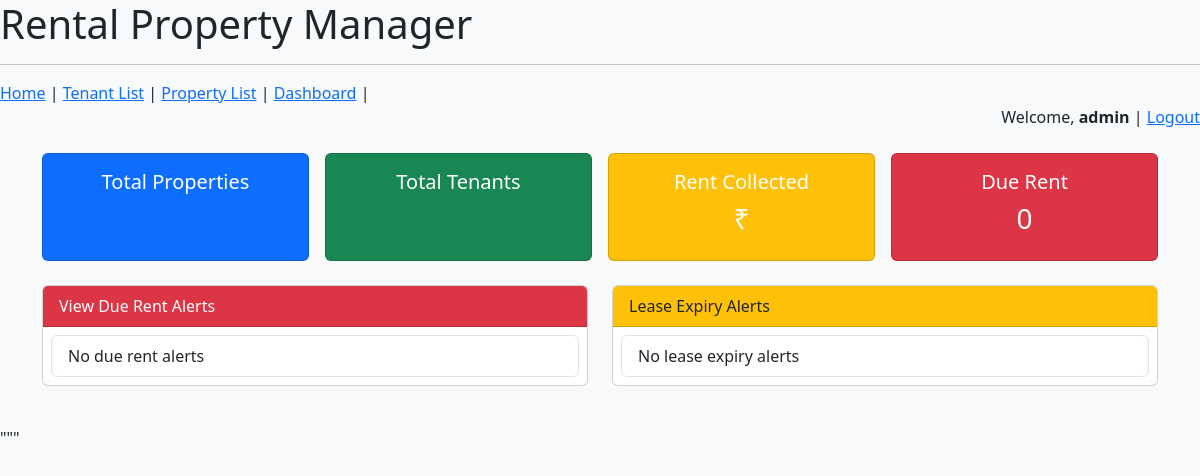
Page /dashboard (signed in) on the earlier database version.
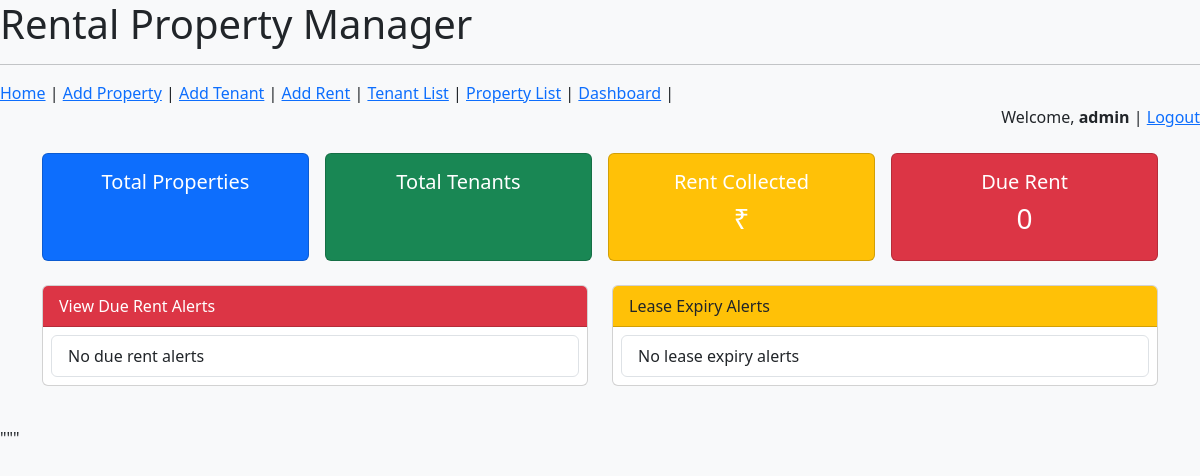
Same page on the later database version.
### mainapp/models.py (models this page shows, shortened)
class User(db.Model, UserMixin):
    id = db.Column(db.Integer, primary_key=True)  # Primary key for each user
    username = db.Column(db.String(80), unique=True, nullable=False)  # Username (unique)
    password = db.Column(db.String(255), nullable=False)  # Hashed password
    role = db.Column(db.String(50), nullable=False, default='viewer')  # User role (Admin, Manager, etc.)

### mainapp/routes.py (the view)
@app_routes.route("/dashboard")
@login_required
def dashboard():
    return render_template("dashboard.html")

### templates/dashboard.html (shortened to what this page needs)
{% extends 'base.html' %}
{% block content %}
<a href="{{ url_for('app_routes.home') }}">Home</a> |
{% if current_user.role == 'admin' %}
<a href="{{ url_for('app_routes.add_property') }}">Add Property</a> |
<a href="{{ url_for('app_routes.add_tenant') }}">Add Tenant</a> |
<a href="{{ url_for('app_routes.add_rent') }}">Add Rent</a> |
{% endif %}
<a href="{{ url_for('app_routes.list_tenants') }}">Tenant List</a> |
<a href="{{ url_for('app_routes.list_properties') }}">Property List</a> |
<a href="{{ url_for('app_routes.dashboard') }}">Dashboard</a> |
<div class="text-end">
  Welcome, <strong>{{ current_user.username }}</strong> |
  <a href="{{ url_for('app_routes.logout') }}">Logout</a>
</div>
<div class="container py-4">
    <div class="row g-3">
        <div class="col-md-3 col-6">
            <div class="card text-white bg-primary h-100">
                <div class="card-body text-center">
                    <h5>Total Properties</h5>
                </div>
            </div>
        </div>
        <div class="col-md-3 col-6">
            <div class="card text-white bg-success h-100">
                <div class="card-body text-center">
                    <h5>Total Tenants</h5>
                </div>
            </div>
        </div>
        <div class="col-md-3 col-6">
            <div class="card text-white bg-warning h-100">
                <div class="card-body text-center">
                    <h5>Rent Collected</h5>
                    <h3>&#8377;{{ total_rent_collected }}</h3>
                </div>
            </div>
        </div>
        <div class="col-md-3 col-6">
            <div class="card text-white bg-danger h-100">
                <div class="card-body text-center">
                    <h5>Due Rent</h5>
                    <h3>{{ pending_rent_tenants|length }}</h3>
                </div>
            </div>
        </div>
    </div>
    <div class="row mt-4">
        <div class="col-md-6 mb-3">
            <div class="card">
                <div class="card-header bg-danger text-white">View Due Rent Alerts</div>
                <div class="card-body p-2">
                    <ul class="list-group">
                        {% if pending_rent_tenants|length == 0 %}
                        <li class="list-group-item">No due rent alerts</li>
                        {% endif %}
                    </ul>
                </div>
            </div>
        </div>
        <div class="col-md-6 mb-3">
            <div class="card">
                <div class="card-header bg-warning text-dark">Lease Expiry Alerts</div>
                <div class="card-body p-2">
                    <ul class="list-group">
                        {% if lease_expiry_soon|length == 0 %}
                        <li class="list-group-item">No lease expiry alerts</li>
                        {% endif %}
                    </ul>
                </div>
            </div>
        </div>
    </div>
</div>
"""
{% endblock %}

### templates/base.html (shortened to what this page needs)
<!doctype html>
<html>
<head>
    <link rel="stylesheet" href="https://cdn.jsdelivr.net/npm/bootstrap-icons@1.10.5/font/bootstrap-icons.css">
    <link href="https://cdn.jsdelivr.net/npm/bootstrap@5.3.0/dist/css/bootstrap.min.css" rel="stylesheet">
    <link href="https://cdn.jsdelivr.net/npm/bootstrap@5.3.0/dist/css/bootstrap.min.css" rel="stylesheet">
  </head>
<body class="bg-light">
    <h1>Rental Property Manager</h1>
    <hr>
    {% block content %}{% endblock %}
  </body>
</html>

Differences in the rows shown:
changed User "admin": role "Admin" → "admin" (drawn)
Other differences:
text now shown: "Add Property | Add Tenant | Add Rent |"
